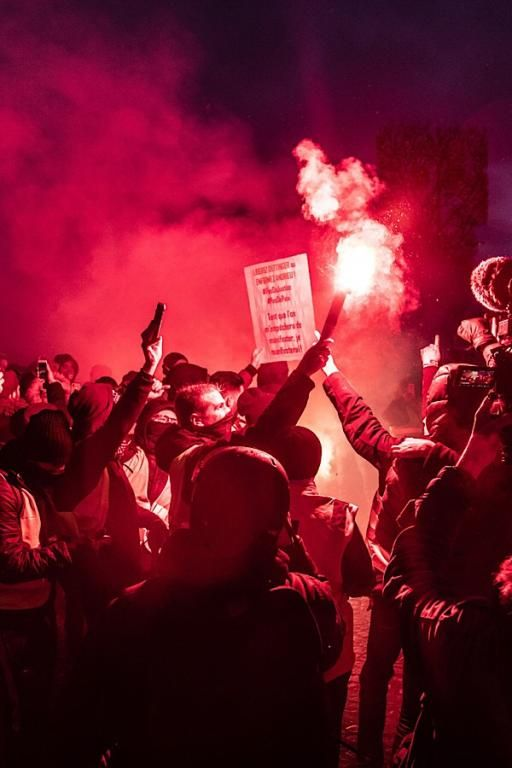
#> input picture pertemuan 9/image9.jpg, 512 x 768 px
$ python segmentasi-region-based.py
#> lines starting #> are read from the running program, lines starting #| are printed output that depends on the picture; after the words box and inside, x2 and y2 are one past the last pixel; in counts of white or black regions, pixels touching at a corner belong together
import cv2
import numpy as np

# Baca Citra
image = cv2.imread('image9.jpg')
#> image is the input picture: shape (768, 512, 3); mean B, G, R 40.9, 21.6, 112.8
gray = cv2.cvtColor(image, cv2.COLOR_BGR2GRAY)
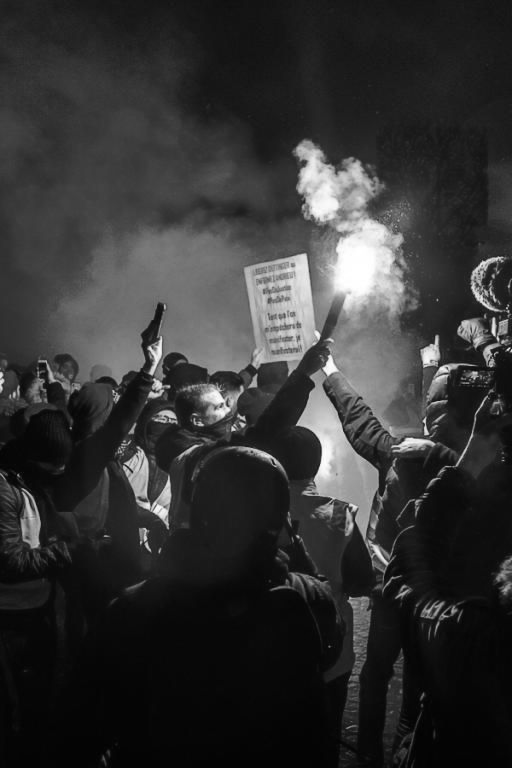
#> gray: shape (768, 512); min 1, max 255, mean 51

# Lakukan thresholding untuk menghilangkan noise
ret, thresh = cv2.threshold(gray, 0, 255, cv2.THRESH_BINARY_INV + cv2.THRESH_OTSU)
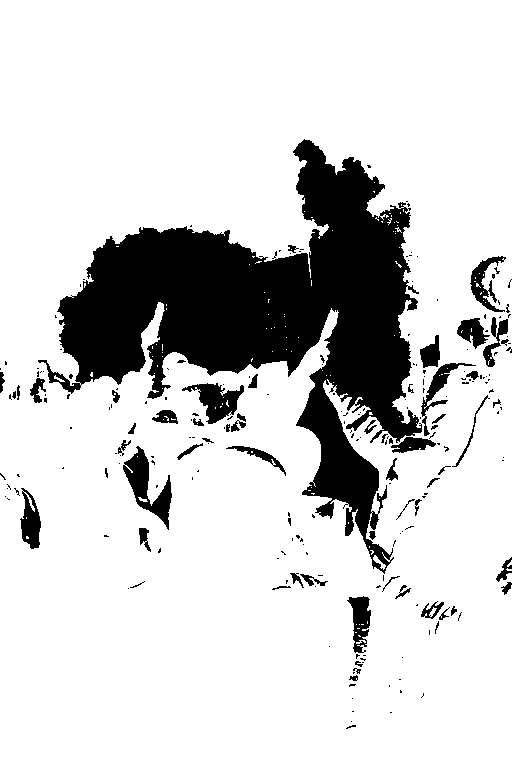
#> thresh: shape (768, 512); 82.2% white; 230 black regions (171 under 20 px), largest, box (x1, y1, x2, y2) and area: (38, 139, 422, 574) 58337, (123, 446, 172, 530) 1514, (182, 383, 244, 424) 1158
#> ret = 87

# Morphological operation untuk memisahkan background dan foreground
kernel = np.ones((3, 3), np.uint8)
sure_bg = cv2.dilate(thresh, kernel, iterations=3)
#> sure_bg: shape (768, 512); 88% white; 30 black regions (15 under 20 px), largest, box (x1, y1, x2, y2) and area: (63, 143, 413, 435) 41528, (302, 374, 376, 530) 3787, (131, 456, 146, 494) 359

# Distance trasnform untuk mendapatkan foreground
dist_transform = cv2.distanceTransform(thresh, cv2.DIST_L2, 5)
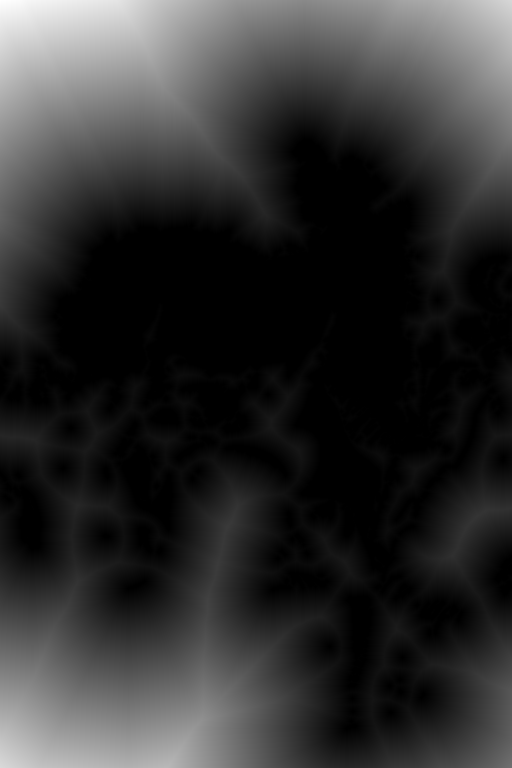
#> dist_transform: shape (768, 512) float32; min 0, max 257.7, mean 48.9; drawn with min black and max white
ret, sure_fg = cv2.threshold(dist_transform, 0.7 * dist_transform.max(), 255, 0)
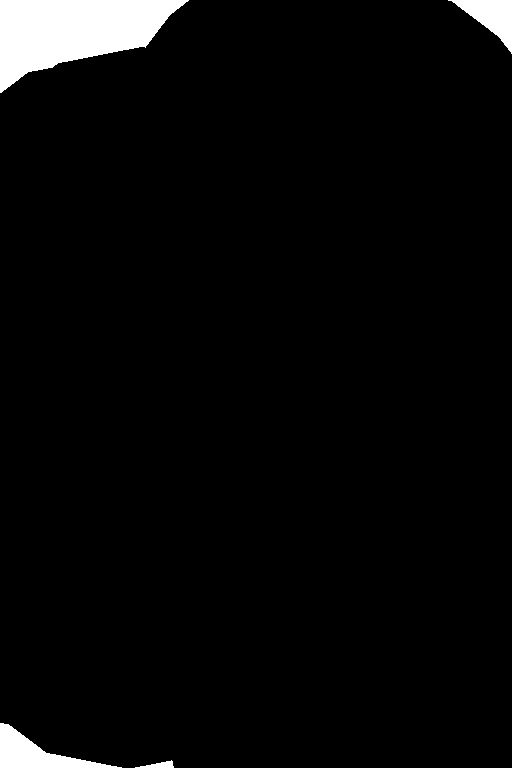
#> sure_fg: shape (768, 512) float32; 3.5% white; 4 white regions, box (x1, y1, x2, y2) and area: (0, 0, 189, 93) 10120, (0, 723, 122, 768) 2096, (448, 0, 512, 54) 1512, (135, 760, 174, 768) 159
#> ret = 180.4

# Watershed
sure_fg = np.uint8(sure_fg)
unknown = cv2.subtract(sure_bg, sure_fg)
#> unknown: shape (768, 512); 84.5% white; 34 black regions (15 under 20 px), largest, box (x1, y1, x2, y2) and area: (63, 143, 413, 435) 41528, (0, 0, 189, 93) 10120, (302, 374, 376, 530) 3787

# Tandai komponen
ret, markers = cv2.connectedComponents(sure_fg)
#> markers: shape (768, 512) int32; 5 distinct labels, from 0 to 4
#> ret = 5

# Tambahkan 1 pada marker sehingga background menjadi 1
markers = markers + 1
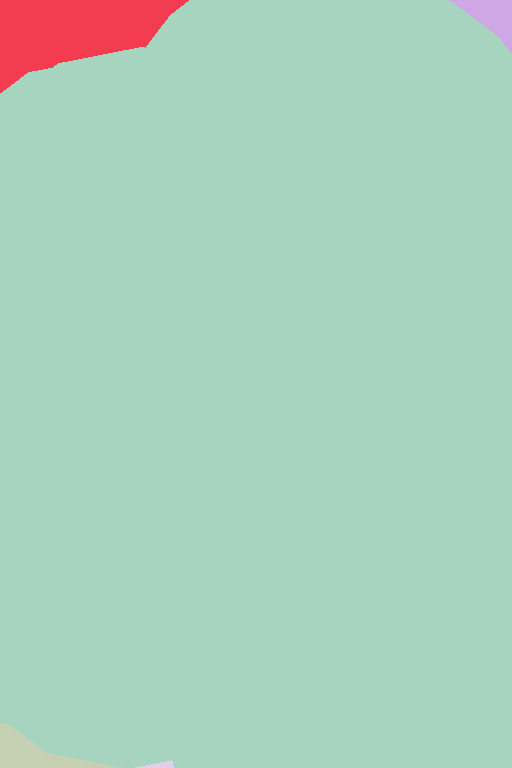
#> markers: shape (768, 512) int32; 5 distinct labels, from 1 to 5; one colour per label, 0 black
markers[unknown == 255] = 0
#> markers: shape (768, 512) int32; 6 distinct labels, from 0 to 5

# Terapkan watershed
markers = cv2.watershed(image, markers)
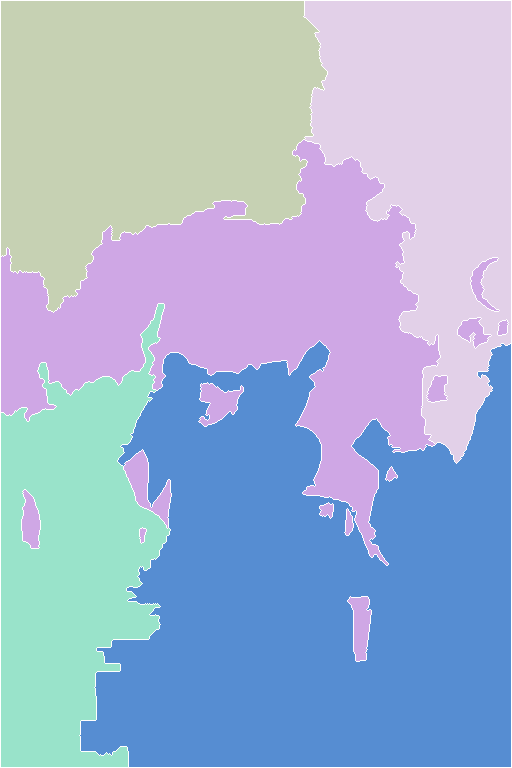
#> markers: shape (768, 512) int32; 6 distinct labels, from -1 to 5; one colour per label, 0 black, -1 white
image[markers == -1] = [255, 0, 0]
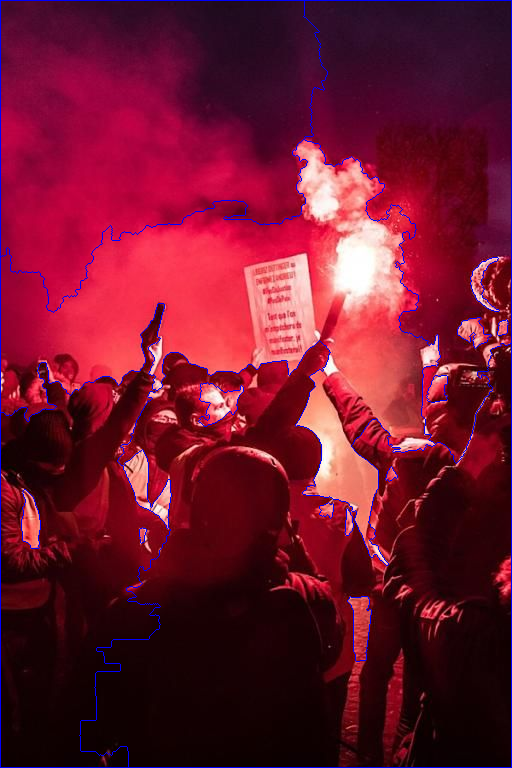
#> image: shape (768, 512, 3); 1.79% of pixels changed, all inside (x1, y1, x2, y2) = (0, 0, 512, 768)

# Tampilkan hasil
cv2.imshow('Watershed Segmentation', image)
cv2.waitKey(0)
cv2.destroyAllWindows()
